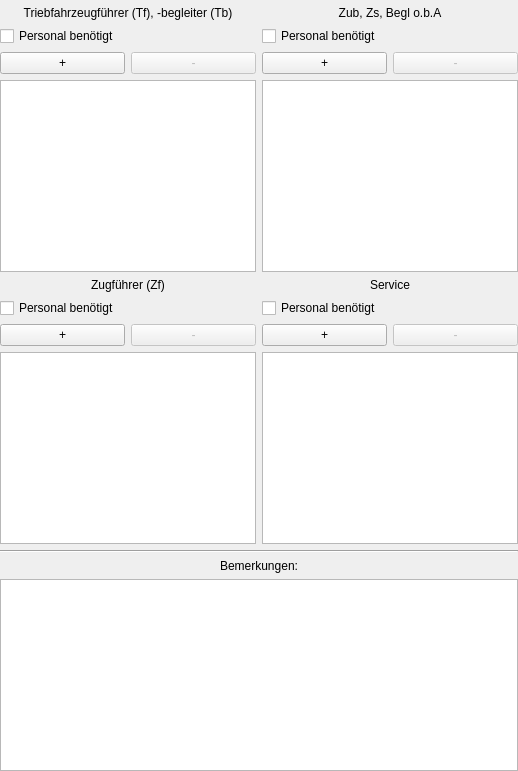
      <widget class="QWidget" name="tabPersonal">
       <property name="enabled">
        <bool>true</bool>
       </property>
       <attribute name="title">
        <string>Personal</string>
       </attribute>
       <layout class="QGridLayout" name="gridLayout_4">
        <property name="leftMargin">
         <number>0</number>
        </property>
        <property name="topMargin">
         <number>6</number>
        </property>
        <property name="rightMargin">
         <number>0</number>
        </property>
        <property name="bottomMargin">
         <number>0</number>
        </property>
        <property name="spacing">
         <number>6</number>
        </property>
        <item row="0" column="1">
         <layout class="QGridLayout" name="gridZub">
          <property name="leftMargin">
           <number>0</number>
          </property>
          <property name="topMargin">
           <number>0</number>
          </property>
          <property name="rightMargin">
           <number>0</number>
          </property>
          <property name="bottomMargin">
           <number>0</number>
          </property>
          <property name="spacing">
           <number>6</number>
          </property>
          <item row="1" column="0" colspan="2">
           <widget class="QCheckBox" name="checkZub">
            <property name="text">
             <string>Personal benötigt</string>
            </property>
           </widget>
          </item>
          <item row="3" column="0" colspan="2">
           <widget class="QListWidget" name="listZub">
            <property name="enabled">
             <bool>true</bool>
            </property>
            <property name="verticalScrollMode">
             <enum>QAbstractItemView::ScrollPerPixel</enum>
            </property>
            <property name="horizontalScrollMode">
             <enum>QAbstractItemView::ScrollPerPixel</enum>
            </property>
            <property name="wordWrap">
             <bool>true</bool>
            </property>
           </widget>
          </item>
          <item row="0" column="0" colspan="2">
           <widget class="QLabel" name="LabelZb">
            <property name="toolTip">
             <string/>
            </property>
            <property name="statusTip">
             <string>Zugbegleiter, Begleiter ohne betriebliche Aufgaben</string>
            </property>
            <property name="text">
             <string>Zub, Zs, Begl o.b.A</string>
            </property>
            <property name="alignment">
             <set>Qt::AlignCenter</set>
            </property>
           </widget>
          </item>
          <item row="2" column="0">
           <widget class="QPushButton" name="buttonZubAdd">
            <property name="enabled">
             <bool>true</bool>
            </property>
            <property name="sizePolicy">
             <sizepolicy hsizetype="Expanding" vsizetype="Fixed">
              <horstretch>0</horstretch>
              <verstretch>0</verstretch>
             </sizepolicy>
            </property>
            <property name="toolTip">
             <string>Name hinzufügen</string>
            </property>
            <property name="statusTip">
             <string>Name hinzufügen</string>
            </property>
            <property name="whatsThis">
             <string>Name hinzufügen</string>
            </property>
            <property name="accessibleDescription">
             <string>Name hinzufügen</string>
            </property>
            <property name="text">
             <string>+</string>
            </property>
           </widget>
          </item>
          <item row="2" column="1">
           <widget class="QPushButton" name="buttonZubDelete">
            <property name="enabled">
             <bool>false</bool>
            </property>
            <property name="sizePolicy">
             <sizepolicy hsizetype="Expanding" vsizetype="Fixed">
              <horstretch>0</horstretch>
              <verstretch>0</verstretch>
             </sizepolicy>
            </property>
            <property name="toolTip">
             <string>Ausgewählten Namen löschen</string>
            </property>
            <property name="statusTip">
             <string>Ausgewählten Namen löschen</string>
            </property>
            <property name="whatsThis">
             <string>Ausgewählten Namen löschen</string>
            </property>
            <property name="accessibleDescription">
             <string>Ausgewählten Namen löschen</string>
            </property>
            <property name="text">
             <string>-</string>
            </property>
           </widget>
          </item>
         </layout>
        </item>
        <item row="1" column="0">
         <layout class="QGridLayout" name="gridZf">
          <property name="leftMargin">
           <number>0</number>
          </property>
          <property name="topMargin">
           <number>0</number>
          </property>
          <property name="rightMargin">
           <number>0</number>
          </property>
          <property name="bottomMargin">
           <number>0</number>
          </property>
          <property name="spacing">
           <number>6</number>
          </property>
          <item row="1" column="0" colspan="2">
           <widget class="QCheckBox" name="checkZf">
            <property name="text">
             <string>Personal benötigt</string>
            </property>
           </widget>
          </item>
          <item row="2" column="0">
           <widget class="QPushButton" name="buttonZfAdd">
            <property name="enabled">
             <bool>true</bool>
            </property>
            <property name="sizePolicy">
             <sizepolicy hsizetype="Expanding" vsizetype="Fixed">
              <horstretch>0</horstretch>
              <verstretch>0</verstretch>
             </sizepolicy>
            </property>
            <property name="toolTip">
             <string>Name hinzufügen</string>
            </property>
            <property name="statusTip">
             <string>Name hinzufügen</string>
            </property>
            <property name="whatsThis">
             <string>Name hinzufügen</string>
            </property>
            <property name="accessibleDescription">
             <string>Name hinzufügen</string>
            </property>
            <property name="text">
             <string>+</string>
            </property>
           </widget>
          </item>
          <item row="2" column="1">
           <widget class="QPushButton" name="buttonZfDelete">
            <property name="enabled">
             <bool>false</bool>
            </property>
            <property name="sizePolicy">
             <sizepolicy hsizetype="Expanding" vsizetype="Fixed">
              <horstretch>0</horstretch>
              <verstretch>0</verstretch>
             </sizepolicy>
            </property>
            <property name="toolTip">
             <string>Ausgewählten Namen löschen</string>
            </property>
            <property name="statusTip">
             <string>Ausgewählten Namen löschen</string>
            </property>
            <property name="whatsThis">
             <string>Ausgewählten Namen löschen</string>
            </property>
            <property name="accessibleDescription">
             <string>Ausgewählten Namen löschen</string>
            </property>
            <property name="text">
             <string>-</string>
            </property>
           </widget>
          </item>
          <item row="3" column="0" colspan="2">
           <widget class="QListWidget" name="listZf">
            <property name="enabled">
             <bool>true</bool>
            </property>
            <property name="verticalScrollMode">
             <enum>QAbstractItemView::ScrollPerPixel</enum>
            </property>
            <property name="horizontalScrollMode">
             <enum>QAbstractItemView::ScrollPerPixel</enum>
            </property>
            <property name="resizeMode">
             <enum>QListView::Adjust</enum>
            </property>
            <property name="wordWrap">
             <bool>true</bool>
            </property>
           </widget>
          </item>
          <item row="0" column="0" colspan="2">
           <widget class="QLabel" name="LabelZf">
            <property name="toolTip">
             <string/>
            </property>
            <property name="text">
             <string>Zugführer (Zf)</string>
            </property>
            <property name="alignment">
             <set>Qt::AlignCenter</set>
            </property>
           </widget>
          </item>
         </layout>
        </item>
        <item row="1" column="1">
         <layout class="QGridLayout" name="gridService">
          <property name="leftMargin">
           <number>0</number>
          </property>
          <property name="topMargin">
           <number>0</number>
          </property>
          <property name="rightMargin">
           <number>0</number>
          </property>
          <property name="bottomMargin">
           <number>0</number>
          </property>
          <property name="spacing">
           <number>6</number>
          </property>
          <item row="1" column="0" colspan="2">
           <widget class="QCheckBox" name="checkService">
            <property name="text">
             <string>Personal benötigt</string>
            </property>
           </widget>
          </item>
          <item row="3" column="0" colspan="2">
           <widget class="QListWidget" name="listService">
            <property name="enabled">
             <bool>true</bool>
            </property>
            <property name="verticalScrollMode">
             <enum>QAbstractItemView::ScrollPerPixel</enum>
            </property>
            <property name="horizontalScrollMode">
             <enum>QAbstractItemView::ScrollPerPixel</enum>
            </property>
            <property name="wordWrap">
             <bool>true</bool>
            </property>
           </widget>
          </item>
          <item row="0" column="0" colspan="2">
           <widget class="QLabel" name="LabelService">
            <property name="toolTip">
             <string/>
            </property>
            <property name="text">
             <string>Service</string>
            </property>
            <property name="alignment">
             <set>Qt::AlignCenter</set>
            </property>
           </widget>
          </item>
          <item row="2" column="1">
           <widget class="QPushButton" name="buttonServiceDelete">
            <property name="enabled">
             <bool>false</bool>
            </property>
            <property name="sizePolicy">
             <sizepolicy hsizetype="Expanding" vsizetype="Fixed">
              <horstretch>0</horstretch>
              <verstretch>0</verstretch>
             </sizepolicy>
            </property>
            <property name="toolTip">
             <string>Ausgewählten Namen löschen</string>
            </property>
            <property name="statusTip">
             <string>Ausgewählten Namen löschen</string>
            </property>
            <property name="whatsThis">
             <string>Ausgewählten Namen löschen</string>
            </property>
            <property name="accessibleDescription">
             <string>Ausgewählten Namen löschen</string>
            </property>
            <property name="text">
             <string>-</string>
            </property>
           </widget>
          </item>
          <item row="2" column="0">
           <widget class="QPushButton" name="buttonServiceAdd">
            <property name="enabled">
             <bool>true</bool>
            </property>
            <property name="sizePolicy">
             <sizepolicy hsizetype="Expanding" vsizetype="Fixed">
              <horstretch>0</horstretch>
              <verstretch>0</verstretch>
             </sizepolicy>
            </property>
            <property name="toolTip">
             <string>Name hinzufügen</string>
            </property>
            <property name="statusTip">
             <string>Name hinzufügen</string>
            </property>
            <property name="whatsThis">
             <string>Name hinzufügen</string>
            </property>
            <property name="accessibleDescription">
             <string>Name hinzufügen</string>
            </property>
            <property name="text">
             <string>+</string>
            </property>
           </widget>
          </item>
         </layout>
        </item>
        <item row="2" column="0" colspan="2">
         <widget class="Line" name="line">
          <property name="orientation">
           <enum>Qt::Horizontal</enum>
          </property>
         </widget>
        </item>
        <item row="3" column="0" colspan="2">
         <layout class="QGridLayout" name="gridBemerkungen">
          <property name="leftMargin">
           <number>0</number>
          </property>
          <property name="topMargin">
           <number>0</number>
          </property>
          <property name="rightMargin">
           <number>0</number>
          </property>
          <property name="bottomMargin">
           <number>0</number>
          </property>
          <property name="spacing">
           <number>6</number>
          </property>
          <item row="0" column="0">
           <widget class="QLabel" name="LabelBemerkungen">
            <property name="toolTip">
             <string notr="true"/>
            </property>
            <property name="statusTip">
             <string notr="true"/>
            </property>
            <property name="whatsThis">
             <string notr="true"/>
            </property>
            <property name="accessibleName">
             <string notr="true"/>
            </property>
            <property name="accessibleDescription">
             <string notr="true"/>
            </property>
            <property name="text">
             <string>Bemerkungen:</string>
            </property>
            <property name="alignment">
             <set>Qt::AlignCenter</set>
            </property>
           </widget>
          </item>
          <item row="1" column="0">
           <widget class="QPlainTextEdit" name="textBemerkungen">
            <property name="enabled">
             <bool>true</bool>
            </property>
            <property name="toolTip">
             <string notr="true"/>
            </property>
            <property name="statusTip">
             <string notr="true"/>
            </property>
            <property name="whatsThis">
             <string notr="true"/>
            </property>
            <property name="accessibleName">
             <string notr="true"/>
            </property>
            <property name="accessibleDescription">
             <string notr="true"/>
            </property>
            <property name="plainText">
             <string/>
            </property>
           </widget>
          </item>
         </layout>
        </item>
        <item row="0" column="0">
         <layout class="QGridLayout" name="gridTf">
          <property name="leftMargin">
           <number>0</number>
          </property>
          <property name="topMargin">
           <number>0</number>
          </property>
          <property name="rightMargin">
           <number>0</number>
          </property>
          <property name="bottomMargin">
           <number>0</number>
          </property>
          <property name="spacing">
           <number>6</number>
          </property>
          <item row="1" column="0" colspan="2">
           <widget class="QCheckBox" name="checkTf">
            <property name="text">
             <string>Personal benötigt</string>
            </property>
           </widget>
          </item>
          <item row="2" column="0">
           <widget class="QPushButton" name="buttonTfAdd">
            <property name="enabled">
             <bool>true</bool>
            </property>
            <property name="sizePolicy">
             <sizepolicy hsizetype="Expanding" vsizetype="Fixed">
              <horstretch>0</horstretch>
              <verstretch>0</verstretch>
             </sizepolicy>
            </property>
            <property name="toolTip">
             <string>Name hinzufügen</string>
            </property>
            <property name="statusTip">
             <string>Name hinzufügen</string>
            </property>
            <property name="whatsThis">
             <string>Name hinzufügen</string>
            </property>
            <property name="accessibleDescription">
             <string>Name hinzufügen</string>
            </property>
            <property name="text">
             <string>+</string>
            </property>
           </widget>
          </item>
          <item row="2" column="1">
           <widget class="QPushButton" name="buttonTfDelete">
            <property name="enabled">
             <bool>false</bool>
            </property>
            <property name="sizePolicy">
             <sizepolicy hsizetype="Expanding" vsizetype="Fixed">
              <horstretch>0</horstretch>
              <verstretch>0</verstretch>
             </sizepolicy>
            </property>
            <property name="toolTip">
             <string>Ausgewählten Namen löschen</string>
            </property>
            <property name="statusTip">
             <string>Ausgewählten Namen löschen</string>
            </property>
            <property name="whatsThis">
             <string>Ausgewählten Namen löschen</string>
            </property>
            <property name="accessibleDescription">
             <string>Ausgewählten Namen löschen</string>
            </property>
            <property name="text">
             <string>-</string>
            </property>
           </widget>
          </item>
          <item row="3" column="0" colspan="2">
           <widget class="QListWidget" name="listTf">
            <property name="enabled">
             <bool>true</bool>
            </property>
            <property name="verticalScrollMode">
             <enum>QAbstractItemView::ScrollPerPixel</enum>
            </property>
            <property name="horizontalScrollMode">
             <enum>QAbstractItemView::ScrollPerPixel</enum>
            </property>
            <property name="wordWrap">
             <bool>true</bool>
            </property>
           </widget>
          </item>
          <item row="0" column="0" colspan="2">
           <widget class="QLabel" name="LabelTf">
            <property name="toolTip">
             <string>Triebfahrzeugführer, Triebfahrzeugbegleiter</string>
            </property>
            <property name="whatsThis">
             <string>Wahts This</string>
            </property>
            <property name="text">
             <string>Triebfahrzeugführer (Tf), -begleiter (Tb)</string>
            </property>
            <property name="alignment">
             <set>Qt::AlignCenter</set>
            </property>
           </widget>
          </item>
         </layout>
        </item>
       </layout>
      </widget>
